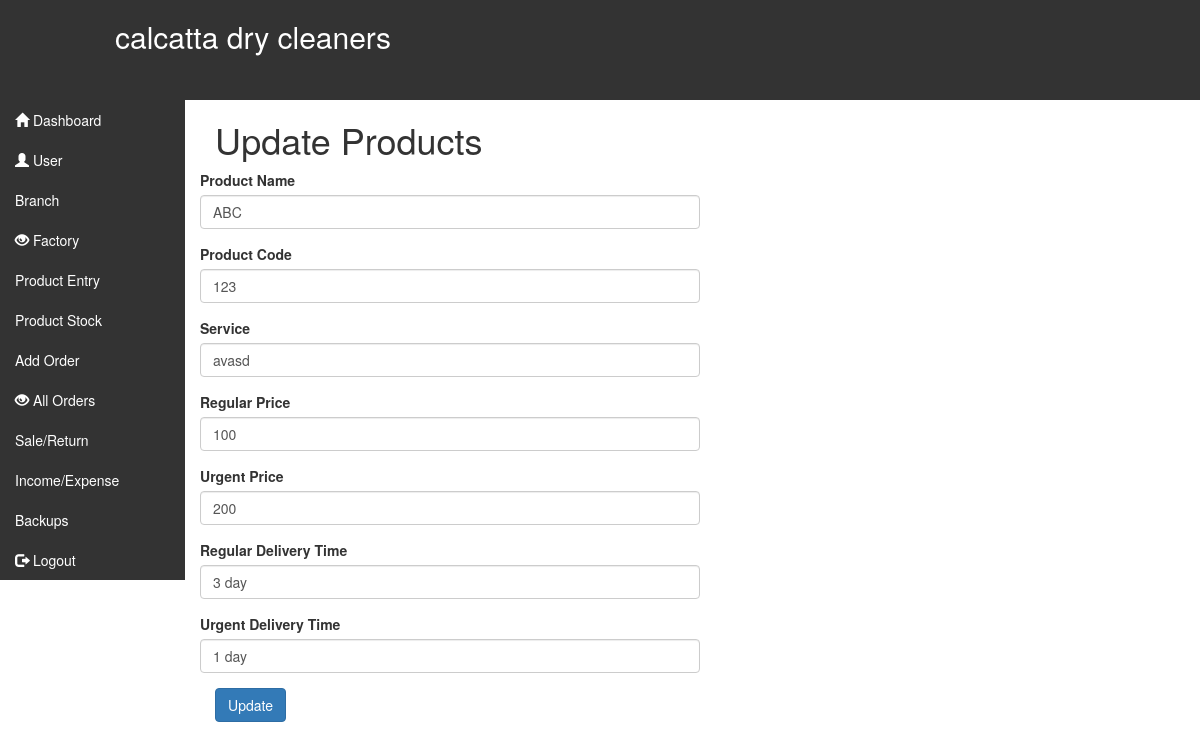
Screenshot of /update_product.php?epid=1 (signed in) with the database file from the repository.
### tables this page shows
CREATE TABLE `products` (
  `id` int(10) NOT NULL,
  `product_name` varchar(100) NOT NULL,
  `product_code` varchar(100) NOT NULL,
  `service` varchar(100) NOT NULL,
  `regular_price` varchar(100) NOT NULL,
  `urgent_price` varchar(100) NOT NULL,
  `regular_delivery_time` varchar(100) NOT NULL,
  `urgent_delivery_time` varchar(100) NOT NULL
);

### update_product.php (the view, shortened to what this page needs)
<!DOCTYPE html>
<html>
<head>
	<?php
include 'inc/header.php';
?>
</head>
<body>
<div class="container-fluid">
	<div class="row">
		<div class="col-lg-2">
			<?php include 'sidenav.php'; ?>
		</div>
		<div class="col-lg-10">
			<h1>Update Products</h1>
			<?php
								$id = preg_replace('/[^-a-zA-Z0-9_]/', '', $_GET['epid']);
								$q = "SELECT * FROM `products` WHERE id = '$id'";
								$qu = mysqli_query($con, $q);
								while($rows = mysqli_fetch_array($qu)){
								?>
			<form class="form-horizontal" role="form" method="post" action="">
					<div class="row">
						<div class="col-lg-6">
							<div class="form-group">
                               <label for="inputEmail3" class="">Product Name</label>
			                   <input type="text" class="form-control" name="productname" value="<?php echo $rows['product_name']; ?>">
                    		</div>
                    		<div class="form-group">
                               <label for="inputEmail3" class="">Product Code</label>
			                        <input type="text" class="form-control" name="productcode" value="<?php echo $rows['product_code']; ?>">
                    		</div>
                    		<div class="form-group">
                               <label for="inputEmail3" class="">Service</label>
			                        <input type="text" class="form-control" name="service" value="<?php echo $rows['service']; ?>">
                    		</div>
                    		<div class="form-group">
                               <label for="inputEmail3" class="">Regular Price</label>
			                   <input type="text" class="form-control" name="regularprice" value="<?php echo $rows['regular_price']; ?>">
                    		</div>
                    		<div class="form-group">
                               <label for="inputEmail3" class="">Urgent Price</label>
			                        <input type="text" class="form-control" name="urgentprice" value="<?php echo $rows['urgent_price']; ?>">
                    		</div>
                    		<div class="form-group">
                               <label for="inputEmail3" class="">Regular Delivery Time</label>
			                        <input type="text" class="form-control" name="rdeliverytime" value="<?php echo $rows['regular_delivery_time']; ?>">
                    		</div>
                    		<div class="form-group">
                               <label for="inputEmail3" class="">Urgent Delivery Time</label>
			                        <input type="text" class="form-control" name="udeliverytime" value="<?php echo $rows['urgent_delivery_time']; ?>">
                    		</div>
							<button class="btn btn-primary" type="submit" name="SubmitButton">Update</button>
						</div>
				</div>
			</form>
			<?php } ?>
		</div>
	</div>
</div>
</body>
</html>

### inc/custom.css (style rules this page uses)
.col-lg-2 { padding-left: unset; }

### rows the page displays
products: productname "ABC", productcode "123", service "avasd", regularprice "100", urgentprice "200", rdeliverytime "3 day", udeliverytime "1 day"
